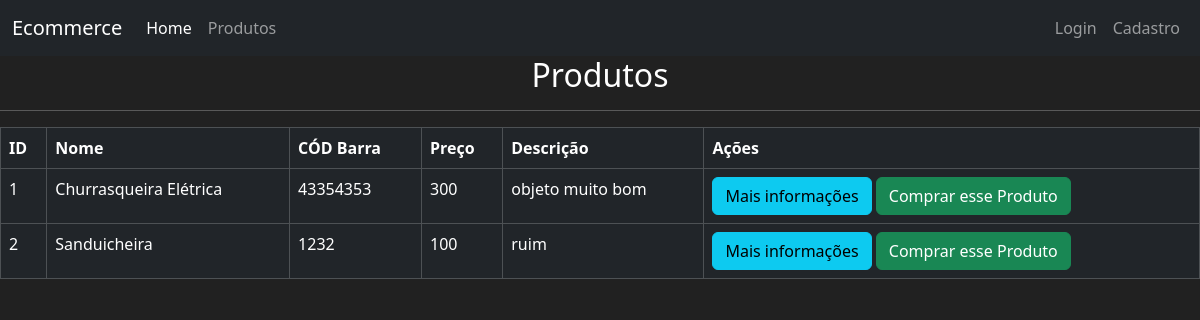
/produtos, run on an earlier commit of the app's database.
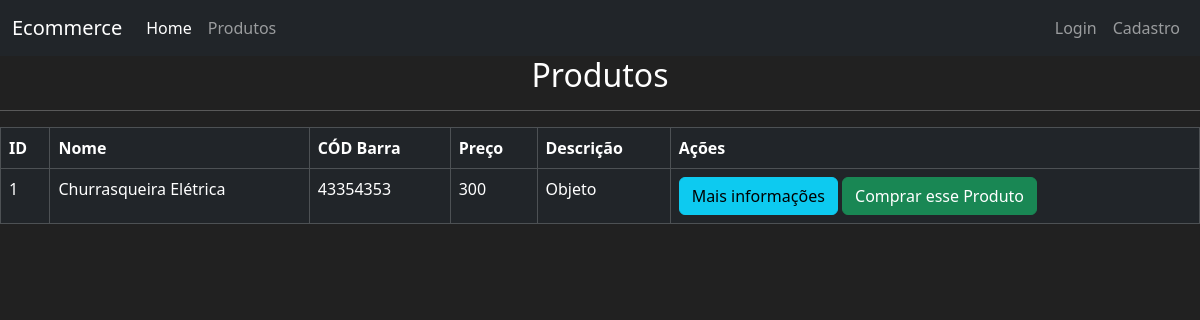
And on a later commit of the database.
### mercado/models.py (models this page shows, shortened)
class Item(db.Model):
    id = db.Column(db.Integer, primary_key=True)
    nome = db.Column(db.String(length=30), nullable=False, unique=True)
    preco = db.Column(db.Integer, nullable = False)
    cod_barra = db.Column(db.String(length=12), nullable = False, unique=True)
    descricao = db.Column(db.String(length=1024), nullable = False, unique=True)
    dono = db.Column(db.Integer, db.ForeignKey('user.id'))

### mercado/routes.py (the view)
@app.route('/produtos')
def page_produto():
    itens=Item.query.all()
    return render_template("produtos.html",itens=itens)

### mercado/templates/produtos.html (shortened to what this page needs)
{%extends 'base.html'%}
{%block conteudos%}
  <h2 style="text-align: center;">Produtos</h2>
      <hr>
      <table class="table table-hover table-dark table-bordered">
        <thead>
          <tr>
            <th scope="col">ID</th>
            <th scope="col">Nome</th>
            <th scope="col">CÓD Barra</th>
            <th scope="col">Preço</th>
            <th scope="col">Descrição</th>
            <th scope="col">Ações</th>
          </tr>
        </thead>
        <tbody>
          {% for item in itens%}
          <tr>
            <td>{{item.id}}</td>
            <td>{{item.nome}}</td>
            <td>{{item.cod_barra}}</td>
            <td>{{item.preco}}</td>
            <td>{{item.descricao}}</td>
            <td>
              <button class="btn btn-outline btn-info">Mais informações</button>
              <button class="btn btn-outline btn-success">Comprar esse Produto</button>
            </td>
          </tr>
          {%endfor%}
        </tbody>
      </table>
{%endblock%}

### mercado/templates/base.html (shortened to what this page needs)
<!DOCTYPE html>
<html lang="en">
<head>
    <link rel="stylesheet" href="https://cdn.jsdelivr.net/npm/bootstrap@5.3.3/dist/css/bootstrap.min.css">
</head>
<body>
    <nav class="navbar navbar-expand-lg navbar-dark bg-dark">
        <div class="container-fluid">
          <a class="navbar-brand" href="#">Ecommerce</a>
          <div class="collapse navbar-collapse" id="navbarNavAltMarkup">
            <div class="navbar-nav">
              <a class="nav-link active" aria-current="page" href="{{url_for('page_home')}}">Home</a>
              <a class="nav-link" href="{{url_for('page_produto')}}">Produtos</a>
            </div>
            {% if current_user.is_authenticated%}
             <div class="navbar-nav ms-auto">
              <a class="nav-link" >Bem vindo, {{current_user.usuario}} </a>
              <a class="nav-link" >Logout</a>
            </div>
            {%else%}
            <div class="navbar-nav ms-auto">
              <a class="nav-link" href="{{url_for('page_login')}}">Login</a>
              <a class="nav-link" href="{{url_for('page_cadastro')}}">Cadastro</a>
            </div>
            {%endif%}
          </div>
        </div>
      </nav>
      {%block conteudos%}
      {%endblock%}
</body>
</html>

### mercado/templates/base.html (style rules this page uses)
body { background-color: #212121; color: white; }

What changed in the data, as far as the page shows it:
removed Item: id "2", nome "Sanduicheira", cod_barra "1232", preco "100", descricao "ruim"
changed Item "Churrasqueira Elétrica": descricao "objeto muito bom" → "Objeto"
